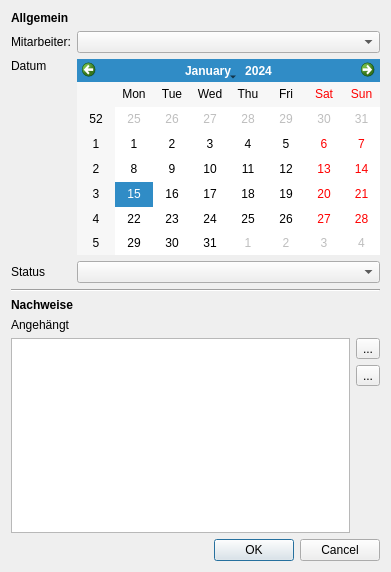
<?xml version="1.0" encoding="UTF-8"?>
<ui version="4.0">
 <class>QMTrainDataDetailsDialog</class>
 <widget class="QDialog" name="QMTrainDataDetailsDialog">
  <property name="geometry">
   <rect>
    <x>0</x>
    <y>0</y>
    <width>391</width>
    <height>572</height>
   </rect>
  </property>
  <property name="windowTitle">
   <string>Schulungsdetails</string>
  </property>
  <layout class="QGridLayout" name="gridLayout">
   <item row="0" column="0" colspan="2">
    <widget class="QLabel" name="label_6">
     <property name="font">
      <font>
       <weight>75</weight>
       <bold>true</bold>
      </font>
     </property>
     <property name="text">
      <string>Allgemein</string>
     </property>
    </widget>
   </item>
   <item row="1" column="0">
    <widget class="QLabel" name="label">
     <property name="text">
      <string>Mitarbeiter:</string>
     </property>
    </widget>
   </item>
   <item row="1" column="1">
    <widget class="QComboBox" name="cbEmployee"/>
   </item>
   <item row="2" column="0">
    <widget class="QLabel" name="label_3">
     <property name="text">
      <string>Datum</string>
     </property>
     <property name="alignment">
      <set>Qt::AlignLeading|Qt::AlignLeft|Qt::AlignTop</set>
     </property>
    </widget>
   </item>
   <item row="2" column="1">
    <widget class="QCalendarWidget" name="cwDate"/>
   </item>
   <item row="3" column="0">
    <widget class="QLabel" name="label_5">
     <property name="text">
      <string>Status</string>
     </property>
    </widget>
   </item>
   <item row="3" column="1">
    <widget class="QComboBox" name="cbState"/>
   </item>
   <item row="4" column="0" colspan="2">
    <widget class="Line" name="line">
     <property name="orientation">
      <enum>Qt::Horizontal</enum>
     </property>
    </widget>
   </item>
   <item row="5" column="0" colspan="2">
    <widget class="QLabel" name="label_4">
     <property name="font">
      <font>
       <weight>75</weight>
       <bold>true</bold>
      </font>
     </property>
     <property name="text">
      <string>Nachweise</string>
     </property>
    </widget>
   </item>
   <item row="6" column="0" colspan="2">
    <widget class="QLabel" name="label_7">
     <property name="text">
      <string>Angehängt</string>
     </property>
    </widget>
   </item>
   <item row="7" column="0" colspan="2">
    <layout class="QHBoxLayout" name="horizontalLayout">
     <item>
      <widget class="QTableView" name="tvCertificates"/>
     </item>
     <item>
      <layout class="QVBoxLayout" name="verticalLayout">
       <item>
        <widget class="QToolButton" name="tbAddCertificate">
         <property name="text">
          <string>...</string>
         </property>
         <property name="icon">
          <iconset resource="../icons.qrc">
           <normaloff>:/icons/icons/list-add.svg</normaloff>:/icons/icons/list-add.svg</iconset>
         </property>
         <property name="iconSize">
          <size>
           <width>22</width>
           <height>22</height>
          </size>
         </property>
        </widget>
       </item>
       <item>
        <widget class="QToolButton" name="tbRemoveCertificate">
         <property name="text">
          <string>...</string>
         </property>
         <property name="icon">
          <iconset resource="../icons.qrc">
           <normaloff>:/icons/icons/list-remove.svg</normaloff>:/icons/icons/list-remove.svg</iconset>
         </property>
         <property name="iconSize">
          <size>
           <width>22</width>
           <height>22</height>
          </size>
         </property>
        </widget>
       </item>
       <item>
        <spacer name="verticalSpacer">
         <property name="orientation">
          <enum>Qt::Vertical</enum>
         </property>
         <property name="sizeHint" stdset="0">
          <size>
           <width>20</width>
           <height>40</height>
          </size>
         </property>
        </spacer>
       </item>
      </layout>
     </item>
    </layout>
   </item>
   <item row="8" column="0" colspan="2">
    <widget class="QDialogButtonBox" name="buttonBox">
     <property name="orientation">
      <enum>Qt::Horizontal</enum>
     </property>
     <property name="standardButtons">
      <set>QDialogButtonBox::Cancel|QDialogButtonBox::Ok</set>
     </property>
    </widget>
   </item>
  </layout>
 </widget>
 <resources>
  <include location="../icons.qrc"/>
 </resources>
 <connections>
  <connection>
   <sender>buttonBox</sender>
   <signal>accepted()</signal>
   <receiver>QMTrainDataDetailsDialog</receiver>
   <slot>accept()</slot>
   <hints>
    <hint type="sourcelabel">
     <x>248</x>
     <y>254</y>
    </hint>
    <hint type="destinationlabel">
     <x>157</x>
     <y>274</y>
    </hint>
   </hints>
  </connection>
  <connection>
   <sender>buttonBox</sender>
   <signal>rejected()</signal>
   <receiver>QMTrainDataDetailsDialog</receiver>
   <slot>reject()</slot>
   <hints>
    <hint type="sourcelabel">
     <x>316</x>
     <y>260</y>
    </hint>
    <hint type="destinationlabel">
     <x>286</x>
     <y>274</y>
    </hint>
   </hints>
  </connection>
  <connection>
   <sender>tbAddCertificate</sender>
   <signal>clicked()</signal>
   <receiver>QMTrainDataDetailsDialog</receiver>
   <slot>addCertificate()</slot>
   <hints>
    <hint type="sourcelabel">
     <x>360</x>
     <y>371</y>
    </hint>
    <hint type="destinationlabel">
     <x>195</x>
     <y>285</y>
    </hint>
   </hints>
  </connection>
  <connection>
   <sender>tbRemoveCertificate</sender>
   <signal>clicked()</signal>
   <receiver>QMTrainDataDetailsDialog</receiver>
   <slot>removeCertificate()</slot>
   <hints>
    <hint type="sourcelabel">
     <x>360</x>
     <y>411</y>
    </hint>
    <hint type="destinationlabel">
     <x>195</x>
     <y>285</y>
    </hint>
   </hints>
  </connection>
 </connections>
 <slots>
  <slot>addCertificate()</slot>
  <slot>removeCertificate()</slot>
 </slots>
</ui>
